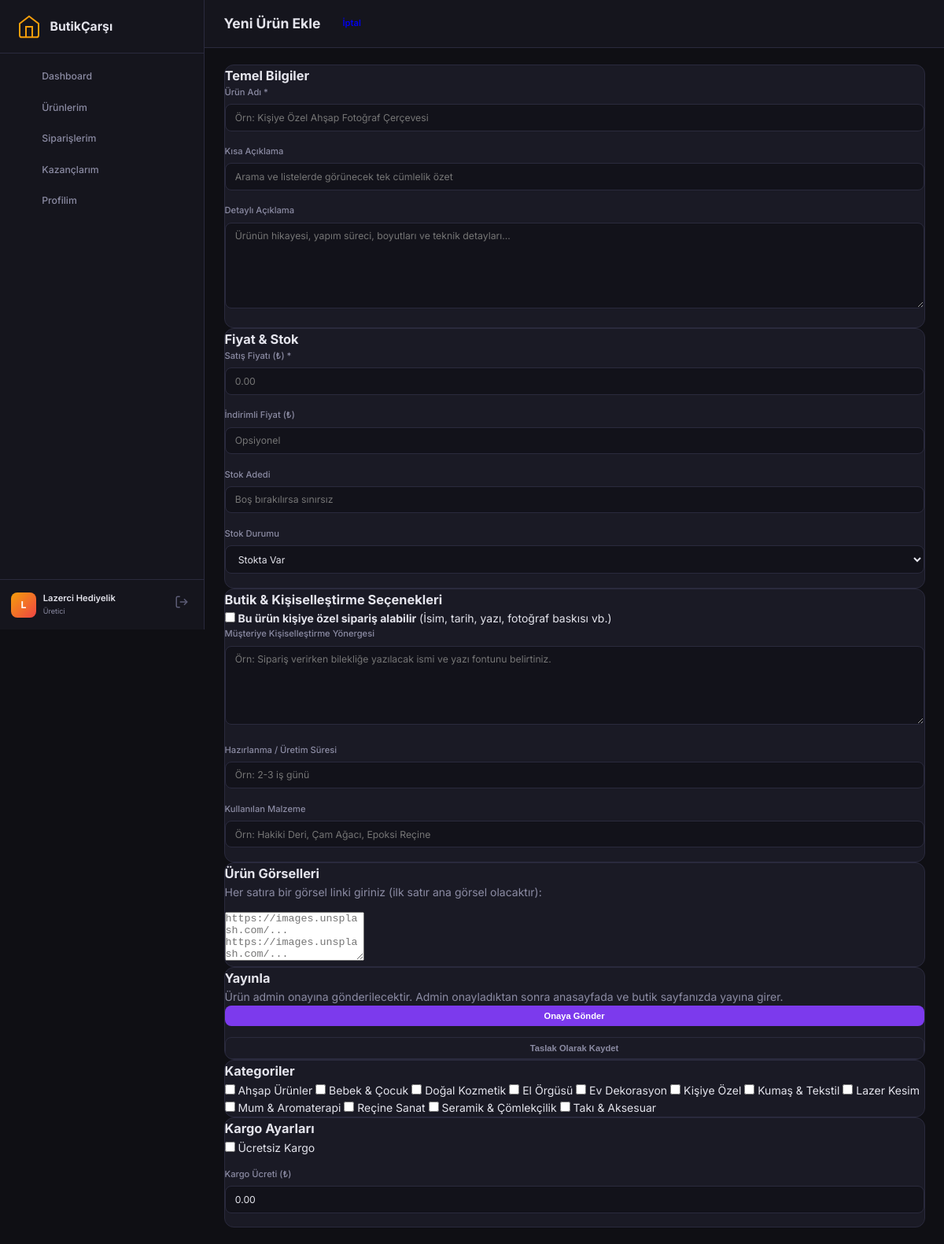
Page /panel/producer/product-add.php (signed in) on the committed database.
### tables this page shows
CREATE TABLE IF NOT EXISTS categories (
    id INT AUTO_INCREMENT PRIMARY KEY,
    parent_id INT NULL,
    name VARCHAR(255) NOT NULL,
    slug VARCHAR(255) NOT NULL UNIQUE,
    description TEXT,
    icon_class VARCHAR(100),
    image_url VARCHAR(500),
    sort_order INT DEFAULT 0,
    is_active TINYINT(1) DEFAULT 1,
    created_at TIMESTAMP DEFAULT CURRENT_TIMESTAMP,
    FOREIGN KEY (parent_id) REFERENCES categories(id) ON DELETE SET NULL,
    INDEX idx_cat_parent (parent_id)
);

### panel/core/Database.php (called while the page is built, shortened)
<?php
class Database {
    private static ?PDO $pdo = null;
    public static function connect(): PDO {
        if (self::$pdo !== null) {
            return self::$pdo;
        }
        $connection = Config::get('DB_CONNECTION', 'auto');
        $host       = Config::get('DB_HOST', 'localhost');
        $db         = Config::get('DB_NAME', 'butikcarsi_db');
        $user       = Config::get('DB_USER', 'root');
        $pass       = Config::get('DB_PASS', '');
        $port       = Config::get('DB_PORT', '3306');
        $options = [
            PDO::ATTR_ERRMODE            => PDO::ERRMODE_EXCEPTION,
            PDO::ATTR_DEFAULT_FETCH_MODE => PDO::FETCH_ASSOC,
            PDO::ATTR_EMULATE_PREPARES   => false,
        ];
        if ($connection === 'mysql' || $connection === 'auto') {
            try {
                $dsn = "mysql:host={$host};port={$port};dbname={$db};charset=utf8mb4";
                self::$pdo = new PDO($dsn, $user, $pass, $options);
                return self::$pdo;
            } catch (PDOException $e) {
                if ($e->getCode() == 1049 || strpos($e->getMessage(), 'Unknown database') !== false) {
                    try {
                        $rawPdo = new PDO("mysql:host={$host};port={$port};charset=utf8mb4", $user, $pass, $options);
                        $rawPdo->exec("CREATE DATABASE IF NOT EXISTS `{$db}` CHARACTER SET utf8mb4 COLLATE utf8mb4_unicode_ci");
                        self::$pdo = new PDO("mysql:host={$host};port={$port};dbname={$db};charset=utf8mb4", $user, $pass, $options);
                        self::$driver = 'mysql';
                        self::initializeSchema(self::$pdo, 'mysql');
                        return self::$pdo;
                    } catch (Exception $ex) {
                    }
                }
                if ($connection === 'mysql') {
                    throw new Exception("MySQL Bağlantı Hatası ({$host}/{$db}): " . $e->getMessage());
                }
            }
        }
    }
    public static function queryAll(string $sql, array $params = []): array {
        $stmt = self::connect()->prepare($sql);
        $stmt->execute($params);
        return $stmt->fetchAll();
    }
}

### panel/producer/product-add.php (the view, shortened to what this page needs)
<?php
require_once __DIR__ . '/includes/header.php';
require_once __DIR__ . '/includes/sidebar.php';
$categories = Database::queryAll("SELECT * FROM categories WHERE is_active = 1 ORDER BY name ASC");
?>
<main class="admin-main">
    <div class="admin-topbar">
        <h2 class="page-title">Yeni Ürün Ekle</h2>
        <div class="topbar-actions">
            <a href="products.php" class="btn btn-secondary">İptal</a>
        </div>
    </div>
    <div class="admin-content">
        <form method="POST" class="form-grid">
            <div class="form-main">
                <div class="card">
                    <h3 class="card-title">Temel Bilgiler</h3>
                    <div class="form-group">
                        <label class="form-label">Ürün Adı *</label>
                        <input type="text" name="name" class="form-control" required placeholder="Örn: Kişiye Özel Ahşap Fotoğraf Çerçevesi">
                    </div>
                    <div class="form-group">
                        <label class="form-label">Kısa Açıklama</label>
                        <input type="text" name="short_description" class="form-control" placeholder="Arama ve listelerde görünecek tek cümlelik özet">
                    </div>
                    <div class="form-group">
                        <label class="form-label">Detaylı Açıklama</label>
                        <textarea name="description" rows="6" class="form-control" placeholder="Ürünün hikayesi, yapım süreci, boyutları ve teknik detayları..."></textarea>
                    </div>
                </div>
                <div class="card">
                    <h3 class="card-title">Fiyat & Stok</h3>
                    <div class="grid-2">
                        <div class="form-group">
                            <label class="form-label">Satış Fiyatı (₺) *</label>
                            <input type="number" step="0.01" name="regular_price" class="form-control" required placeholder="0.00">
                        </div>
                        <div class="form-group">
                            <label class="form-label">İndirimli Fiyat (₺)</label>
                            <input type="number" step="0.01" name="sale_price" class="form-control" placeholder="Opsiyonel">
                        </div>
                    </div>
                    <div class="grid-2">
                        <div class="form-group">
                            <label class="form-label">Stok Adedi</label>
                            <input type="number" name="stock_quantity" class="form-control" placeholder="Boş bırakılırsa sınırsız">
                        </div>
                        <div class="form-group">
                            <label class="form-label">Stok Durumu</label>
                            <select name="stock_status" class="form-control">
                                <option value="instock">Stokta Var</option>
                            </select>
                        </div>
                    </div>
                </div>
                <div class="card">
                    <h3 class="card-title">Butik & Kişiselleştirme Seçenekleri</h3>
                    <div class="form-check mb-3">
                        <input type="checkbox" name="customizable" id="customizable" value="1">
                        <label for="customizable"><strong>Bu ürün kişiye özel sipariş alabilir</strong> (İsim, tarih, yazı, fotoğraf baskısı vb.)</label>
                    </div>
                    <div class="form-group">
                        <label class="form-label">Müşteriye Kişiselleştirme Yönergesi</label>
                        <textarea name="customization_note" rows="2" class="form-control" placeholder="Örn: Sipariş verirken bilekliğe yazılacak ismi ve yazı fontunu belirtiniz."></textarea>
                    </div>
                    <div class="grid-2">
                        <div class="form-group">
                            <label class="form-label">Hazırlanma / Üretim Süresi</label>
                            <input type="text" name="production_time" class="form-control" placeholder="Örn: 2-3 iş günü">
                        </div>
                        <div class="form-group">
                            <label class="form-label">Kullanılan Malzeme</label>
                            <input type="text" name="material" class="form-control" placeholder="Örn: Hakiki Deri, Çam Ağacı, Epoksi Reçine">
                        </div>
                    </div>
                </div>
                <div class="card">
                    <h3 class="card-title">Ürün Görselleri</h3>
                    <p class="text-muted small mb-2">Her satıra bir görsel linki giriniz (ilk satır ana görsel olacaktır):</p>
                    <textarea name="image_urls" rows="4" class="form-control" placeholder="https://images.unsplash.com/...&#10;https://images.unsplash.com/..."></textarea>
                </div>
            </div>
            <div class="form-sidebar">
                <div class="card">
                    <h3 class="card-title">Yayınla</h3>
                    <p class="text-muted small mb-3">Ürün admin onayına gönderilecektir. Admin onayladıktan sonra anasayfada ve butik sayfanızda yayına girer.</p>
                    <button type="submit" class="btn btn-primary btn-block mb-2">Onaya Gönder</button>
                    <button type="submit" name="save_draft" value="1" class="btn btn-outline btn-block">Taslak Olarak Kaydet</button>
                </div>
                <div class="card">
                    <h3 class="card-title">Kategoriler</h3>
                    <div class="category-checkboxes">
                        <?php foreach ($categories as $cat): ?>
                            <label class="checkbox-item">
                                <input type="checkbox" name="categories[]" value="<?= $cat['id'] ?>">
                                <span><?= htmlspecialchars($cat['name']) ?></span>
                            </label>
                        <?php endforeach; ?>
                    </div>
                </div>
                <div class="card">
                    <h3 class="card-title">Kargo Ayarları</h3>
                    <div class="form-check mb-2">
                        <input type="checkbox" name="free_shipping" id="free_shipping" value="1">
                        <label for="free_shipping">Ücretsiz Kargo</label>
                    </div>
                    <div class="form-group">
                        <label class="form-label">Kargo Ücreti (₺)</label>
                        <input type="number" step="0.01" name="shipping_cost" class="form-control" value="0.00">
                    </div>
                </div>
            </div>
        </form>
    </div>
</main>
<?php require_once __DIR__ . '/includes/footer.php'; ?>

### panel/admin/assets/css/admin.css (style rules this page uses)
* { margin: 0; padding: 0; box-sizing: border-box; }
html { font-size: 14px; }
body { font-family: var(--font); background: var(--bg-body); color: var(--text); line-height: 1.6; }
.admin-main { flex: 1; margin-left: var(--sidebar-width); min-height: 100vh; }
.admin-topbar { display: flex; align-items: center; gap: 1rem; padding: 1rem 1.75rem; border-bottom: 1px solid var(--border); background: var(--bg-sidebar); position: sticky; top: 0; z-index: 50; }
.page-title { font-size: 1.25rem; font-weight: 700; }
.admin-content { padding: 1.5rem 1.75rem; }
.card { background: var(--bg-card); border: 1px solid var(--border); border-radius: var(--radius); overflow: hidden; }
.btn { display: inline-flex; align-items: center; justify-content: center; gap: 0.5rem; padding: 0.5rem 1rem; border-radius: var(--radius-sm); font-size: 0.8rem; font-weight: 600; text-decoration: none; border: none; cursor: pointer; transition: var(--transition); white-space: nowrap; }
.btn-primary { background: var(--primary); color: white; }
.btn-outline { background: transparent; border: 1px solid var(--border); color: var(--text-muted); }
.btn-block { width: 100%; }
.form-group { margin-bottom: 1.25rem; }
.form-group label { display: block; margin-bottom: 0.375rem; font-size: 0.8rem; font-weight: 500; color: var(--text-muted); }
.form-group input, .form-group select, .form-group textarea { width: 100%; padding: 0.625rem 0.875rem; background: var(--bg-input); border: 1px solid var(--border); border-radius: var(--radius-sm); color: var(--text); font-size: 0.875rem; font-family: var(--font); transition: var(--transition); }
.form-group textarea { min-height: 100px; resize: vertical; }
.text-muted { color: var(--text-muted); }
.mb-2 { margin-bottom: 1rem; }

### rows in the picture
categories: name "Ahşap Ürünler"
categories: name "Bebek & Çocuk"
categories: name "Doğal Kozmetik"
categories: name "El Örgüsü"
categories: name "Ev Dekorasyon"
categories: name "Kişiye Özel"
categories: name "Kumaş & Tekstil"
categories: name "Lazer Kesim"
categories: name "Mum & Aromaterapi"
categories: name "Reçine Sanat"
categories: name "Seramik & Çömlekçilik"
categories: name "Takı & Aksesuar"

### other values in the picture
$item['label'] "Dashboard"
$item['label'] "Ürünlerim"
$item['label'] "Siparişlerim"
$item['label'] "Kazançlarım"
$item['label'] "Profilim"
mb_substr($producerBrand, 0, 1) "L"
$producerBrand "Lazerci Hediyelik"
